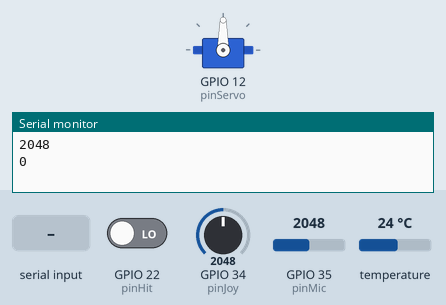
Simulated run of this sketch. Board: ESP32. Parts: servo, the last lines printed to the serial monitor. Inputs (shaded band) come from the test bench; at power-on: GPIO 34 (pinJoy) = 2048, GPIO 22 (pinHit) LOW, GPIO 35 (pinMic) = 2048, temperature 24 °C.

Above: at 1.2 s.
1.3 s: GPIO 34 (pinJoy) set to 2957
3.9 s: GPIO 34 (pinJoy) set to 3039
At 5.3 s:
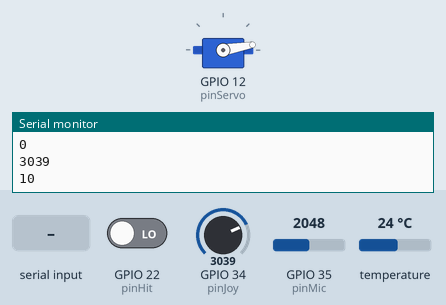
9.6 s: GPIO 34 (pinJoy) set to 2960
At 10.7 s:
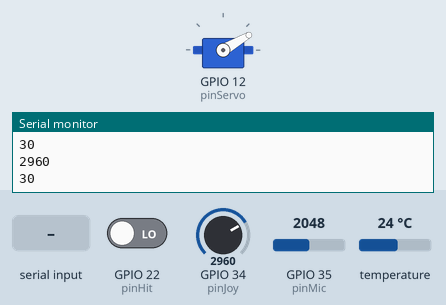
11.1 s: GPIO 34 (pinJoy) set to 3040
At 14.2 s:
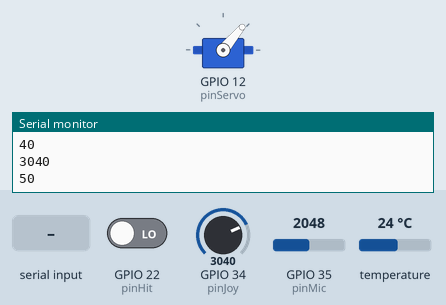
16.7 s: GPIO 34 (pinJoy) set to 2866
At 17.3 s:
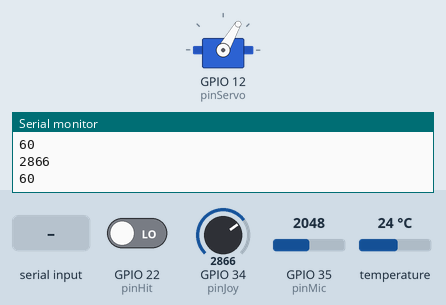
18.2 s: "2\n" received over the second serial link
At 19.0 s:
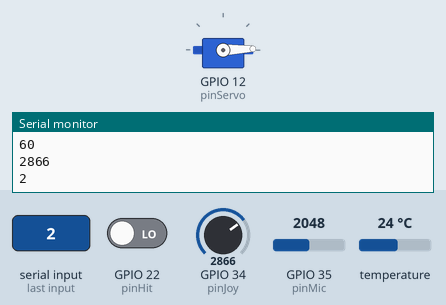
Timing chart, 0 to 20.7 s (numbered marks = the images above; inputs shaded):
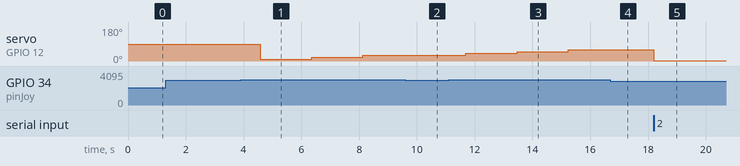

The sketch:

SensorNode.ino
```cpp
//Temperature
//Microphone
//Hit Sensor
//Joystick

// comms message
// tempC,tempF,microphone,hit,joystick

#include <Wire.h>
#include <OneWire.h>
#include <DallasTemperature.h>

#define ONE_WIRE_BUS 32 //same as temp

//communication
#define RX_PIN 16
#define TX_PIN 17
#define SERIAL_BAUD 115200

#include <ESP32Servo.h>

int pinTemp = ONE_WIRE_BUS; // same as one_wire_bus
int pinMic = 35;
int pinHit = 22;
int pinJoy = 34;
int pinServo = 12;

//microphone ---> idk
//hit sensor ---> HIGH when สั่น
//temperature
//joystick >= 3500 right ;;;;; <= 2500 left

float tempC = 0;
float tempF = 0;
int micValue = 0;
int hitValue = 0;
int joyValue = 0;

//actuator Servo
int servoValue = 0; // min = 5 ; max = 175 ;
int servoValue_buffer = 0;

//comms from gateway
char msg[] = "123";

//debounce
unsigned long lastDebounceTime = 0;  // the last time the output pin was toggled
unsigned long debounceDelay = 1500;    // the debounce time; increase if the output flickers

bool lastJoyState = false;

Servo myservo;


OneWire oneWire(ONE_WIRE_BUS);
DallasTemperature sensors(&oneWire);

void printValues(int SerialNo, float tempC, float tempF, int mV, int hV, int jV){
  if(SerialNo == 2){
    Serial2.print(tempC);Serial2.print(",");Serial2.print(tempF);Serial2.print(",");Serial2.print(mV);Serial2.print(",");Serial2.print(hV);Serial2.print(",");Serial2.print(jV);Serial2.println();
  }else{
    Serial.print(tempC);Serial.print(",");Serial.print(tempF);Serial.print(",");Serial.print(mV);Serial.print(",");Serial.print(hV);Serial.print(",");Serial.print(jV);Serial.println();
  }
}


void joyStickServo(int jV){
  //joystick >= 3000 right ;;;;; <= 2000 left
  //max 4000
  int power = 0;
  int target = servoValue;
  if(jV >= 3000){
    //4000 - jV >= 500
    // jV = 4095 - jV;
    // power = map(jV, 0, 1100, 0, 10);
    target = servoMove('R');
  }
  else if(jV <= 2500){
    // power = map(jV, 0, 2000, 0, 10);
    target = servoMove('L');
  }

  servoValue = target;

  myservo.write(servoValue);
}

int servoMove(char dir ){
  int newValue = servoValue;
  int power = 10;
  if( dir == 'R' ){
    newValue = newValue + power;
  }else{
    newValue = newValue - power;
  }
  if( newValue >= 90 ){
    newValue = 90;
  }
  if( newValue <= 0 ){
    newValue = 0;
  }

  return newValue;
}

int servoHandle(int v){
  int upper = 90;
  int lower = 0;
  if( v > upper){
    v = upper;
  }
  if( v < lower){
    v = lower;
  }

  return v;
}

void setup() {

  //Serial
  Serial.begin(115200);               // USB Serial ไปคอมพิวเตอร์
  Serial2.begin(SERIAL_BAUD, SERIAL_8N1, RX_PIN, TX_PIN); // UART2 ไปอีกบอร์ด

  myservo.setPeriodHertz(50);
  myservo.attach(pinServo, 500, 2400);

  sensors.begin();

}


void loop() {

  // int bytesRead = Serial2.readBytesUntil('\n', msg, sizeof(msg) - 1);
  // msg[bytesRead] = '\0';

  String s_msg = Serial2.readStringUntil('\n');

  //Serial.print("msg=");
  //Serial.println(msg);

  joyValue = analogRead(pinJoy);
  Serial.println(joyValue);
  if(joyValue >= 3000 || joyValue <= 2000){
    joyStickServo(joyValue);
    lastDebounceTime = millis();
  }else if ((millis() - lastDebounceTime) > debounceDelay) {
  //convert msg to servo
      if(s_msg!=""){
        servoValue_buffer = s_msg.toInt();
        servoValue = servoHandle(servoValue_buffer);
        myservo.write(servoValue);
      }
  }


  Serial.println(servoValue);

  sensors.requestTemperatures();
  tempC = sensors.getTempCByIndex(0);
  tempF = sensors.getTempFByIndex(0);
  micValue = analogRead(pinMic);

  // micMax = 0;
  // for(int x = 0 ; x < 20 ; x++){
  //   int mValue = analogRead(pinMic);
  //   if(mValue > micMax){
  //     micMax = mValue;
  //   }
  // }
  // micValue = micMax;

  //micValue = 4095 - micValue; //since its inversed

  // if( digitalRead(pinMic)){
  //   micValue = 1;
  // }else{
  //   micValue = 0;
  // }

  if(micValue > 0){
    micValue=1;
  }


  if( digitalRead(pinHit) == HIGH){
    hitValue = 1;
  }else{hitValue = 0;}

  // hitValue = analogRead(pinHit);

  // comms message
  // temp,microphone,hit,joystick

  //for debugging
  //printValues(1, tempC, tempF, micValue, hitValue, joyValue);

  printValues(2, tempC, tempF, micValue, hitValue, servoValue);


}
```

Measured:
- the behaviour switches between 2999 and 3000 on GPIO 34 (pinJoy) (found by bisection; images 0 and 1)
- after the input at 3.9 s, servo on GPIO 12 (pinServo): 90° → 10° after 0.67 s, → 20° 1.8 s later, → 30° 1.8 s later
- after the input at 9.6 s, servo on GPIO 12 (pinServo): stays 30° (without the input it goes to 40° after 0.31 s)
- after the input at 11.1 s, servo on GPIO 12 (pinServo): 30° → 40° after 0.59 s, → 50° 1.8 s later, → 60° 1.8 s later
- after the input at 16.7 s, servo on GPIO 12 (pinServo): stays 60° (without the input it goes to 70° after 0.32 s)
- after the input at 18.2 s, servo on GPIO 12 (pinServo): 60° → 2° at once
